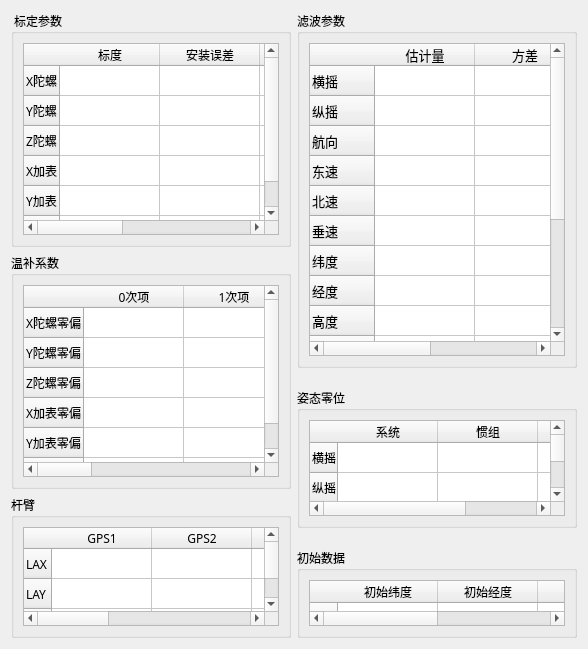
      <widget class="QWidget" name="tab_7">
       <attribute name="title">
        <string>参数配置</string>
       </attribute>
       <layout class="QGridLayout" name="gridLayout_48">
        <item row="0" column="0">
         <widget class="QGroupBox" name="groupBox_18">
          <property name="font">
           <font>
            <family>微软雅黑</family>
           </font>
          </property>
          <property name="title">
           <string> 标定参数</string>
          </property>
          <layout class="QGridLayout" name="gridLayout_44">
           <item row="0" column="0">
            <widget class="QTableWidget" name="tableWidget_2">
             <property name="maximumSize">
              <size>
               <width>16777215</width>
               <height>16777215</height>
              </size>
             </property>
             <property name="autoScrollMargin">
              <number>16</number>
             </property>
             <property name="iconSize">
              <size>
               <width>0</width>
               <height>0</height>
              </size>
             </property>
             <row>
              <property name="text">
               <string>X陀螺</string>
              </property>
             </row>
             <row>
              <property name="text">
               <string>Y陀螺</string>
              </property>
             </row>
             <row>
              <property name="text">
               <string>Z陀螺</string>
              </property>
             </row>
             <row>
              <property name="text">
               <string>X加表</string>
              </property>
             </row>
             <row>
              <property name="text">
               <string>Y加表</string>
              </property>
             </row>
             <row>
              <property name="text">
               <string>Z加表</string>
              </property>
             </row>
             <column>
              <property name="text">
               <string>标度</string>
              </property>
             </column>
             <column>
              <property name="text">
               <string>安装误差</string>
              </property>
             </column>
             <column>
              <property name="text">
               <string>安装误差</string>
              </property>
             </column>
             <column>
              <property name="text">
               <string>零偏</string>
              </property>
             </column>
             <column>
              <property name="text">
               <string>等效零偏</string>
              </property>
             </column>
             <item row="0" column="0">
              <property name="text">
               <string/>
              </property>
             </item>
             <item row="1" column="0">
              <property name="text">
               <string extracomment="2"/>
              </property>
             </item>
             <item row="1" column="1">
              <property name="text">
               <string/>
              </property>
             </item>
            </widget>
           </item>
          </layout>
         </widget>
        </item>
        <item row="0" column="1" rowspan="2">
         <widget class="QGroupBox" name="groupBox_19">
          <property name="font">
           <font>
            <family>微软雅黑</family>
           </font>
          </property>
          <property name="title">
           <string>滤波参数</string>
          </property>
          <layout class="QGridLayout" name="gridLayout_45">
           <item row="0" column="0">
            <widget class="QTableWidget" name="tableWidget_3">
             <property name="font">
              <font>
               <family>微软雅黑</family>
               <pointsize>10</pointsize>
              </font>
             </property>
             <row>
              <property name="text">
               <string>横摇</string>
              </property>
             </row>
             <row>
              <property name="text">
               <string>纵摇</string>
              </property>
             </row>
             <row>
              <property name="text">
               <string>航向</string>
              </property>
             </row>
             <row>
              <property name="text">
               <string>东速</string>
              </property>
             </row>
             <row>
              <property name="text">
               <string>北速</string>
              </property>
             </row>
             <row>
              <property name="text">
               <string>垂速</string>
              </property>
             </row>
             <row>
              <property name="text">
               <string>纬度</string>
              </property>
             </row>
             <row>
              <property name="text">
               <string>经度</string>
              </property>
             </row>
             <row>
              <property name="text">
               <string>高度</string>
              </property>
             </row>
             <row>
              <property name="text">
               <string>X陀螺零偏</string>
              </property>
             </row>
             <row>
              <property name="text">
               <string>Y陀螺零偏</string>
              </property>
             </row>
             <row>
              <property name="text">
               <string>Z陀螺零偏</string>
              </property>
             </row>
             <row>
              <property name="text">
               <string>X加表零偏</string>
              </property>
             </row>
             <row>
              <property name="text">
               <string>Y加表零偏</string>
              </property>
             </row>
             <row>
              <property name="text">
               <string>Z加表零偏</string>
              </property>
             </row>
             <column>
              <property name="text">
               <string>估计量</string>
              </property>
              <property name="font">
               <font>
                <family>微软雅黑</family>
               </font>
              </property>
             </column>
             <column>
              <property name="text">
               <string>方差</string>
              </property>
              <property name="font">
               <font>
                <family>微软雅黑</family>
               </font>
              </property>
             </column>
            </widget>
           </item>
          </layout>
         </widget>
        </item>
        <item row="1" column="0" rowspan="2">
         <widget class="QGroupBox" name="groupBox_17">
          <property name="font">
           <font>
            <family>微软雅黑</family>
           </font>
          </property>
          <property name="title">
           <string>温补系数</string>
          </property>
          <layout class="QGridLayout" name="gridLayout_43">
           <item row="0" column="0">
            <widget class="QTableWidget" name="tableWidget_6">
             <property name="maximumSize">
              <size>
               <width>16777215</width>
               <height>16777215</height>
              </size>
             </property>
             <row>
              <property name="text">
               <string>X陀螺零偏</string>
              </property>
             </row>
             <row>
              <property name="text">
               <string>Y陀螺零偏</string>
              </property>
             </row>
             <row>
              <property name="text">
               <string>Z陀螺零偏</string>
              </property>
             </row>
             <row>
              <property name="text">
               <string>X加表零偏</string>
              </property>
             </row>
             <row>
              <property name="text">
               <string>Y加表零偏</string>
              </property>
             </row>
             <row>
              <property name="text">
               <string>Z加表零偏</string>
              </property>
             </row>
             <column>
              <property name="text">
               <string>0次项</string>
              </property>
             </column>
             <column>
              <property name="text">
               <string>1次项</string>
              </property>
             </column>
             <column>
              <property name="text">
               <string>2次项</string>
              </property>
             </column>
             <column>
              <property name="text">
               <string>3次项</string>
              </property>
             </column>
            </widget>
           </item>
          </layout>
         </widget>
        </item>
        <item row="2" column="1" rowspan="2">
         <widget class="QGroupBox" name="groupBox_15">
          <property name="minimumSize">
           <size>
            <width>0</width>
            <height>140</height>
           </size>
          </property>
          <property name="maximumSize">
           <size>
            <width>16777215</width>
            <height>140</height>
           </size>
          </property>
          <property name="font">
           <font>
            <family>微软雅黑</family>
           </font>
          </property>
          <property name="title">
           <string>姿态零位</string>
          </property>
          <layout class="QGridLayout" name="gridLayout_18">
           <item row="0" column="0">
            <widget class="QTableWidget" name="tableWidget_7">
             <property name="maximumSize">
              <size>
               <width>16777215</width>
               <height>16777215</height>
              </size>
             </property>
             <row>
              <property name="text">
               <string>横摇</string>
              </property>
             </row>
             <row>
              <property name="text">
               <string>纵摇</string>
              </property>
             </row>
             <row>
              <property name="text">
               <string>航向</string>
              </property>
             </row>
             <column>
              <property name="text">
               <string>系统</string>
              </property>
             </column>
             <column>
              <property name="text">
               <string>惯组</string>
              </property>
             </column>
             <column>
              <property name="text">
               <string>输出</string>
              </property>
             </column>
            </widget>
           </item>
          </layout>
         </widget>
        </item>
        <item row="3" column="0" rowspan="2">
         <widget class="QGroupBox" name="groupBox_16">
          <property name="maximumSize">
           <size>
            <width>16777215</width>
            <height>143</height>
           </size>
          </property>
          <property name="font">
           <font>
            <family>微软雅黑</family>
           </font>
          </property>
          <property name="title">
           <string>杆臂</string>
          </property>
          <layout class="QGridLayout" name="gridLayout_39">
           <item row="0" column="0">
            <widget class="QTableWidget" name="tableWidget_4">
             <property name="maximumSize">
              <size>
               <width>16777215</width>
               <height>16777215</height>
              </size>
             </property>
             <row>
              <property name="text">
               <string>LAX</string>
              </property>
             </row>
             <row>
              <property name="text">
               <string>LAY</string>
              </property>
             </row>
             <row>
              <property name="text">
               <string>LAZ</string>
              </property>
             </row>
             <column>
              <property name="text">
               <string>GPS1</string>
              </property>
             </column>
             <column>
              <property name="text">
               <string>GPS2</string>
              </property>
             </column>
             <column>
              <property name="text">
               <string>DVL</string>
              </property>
             </column>
             <column>
              <property name="text">
               <string>LOG EM</string>
              </property>
             </column>
             <column>
              <property name="text">
               <string>MAIN INS</string>
              </property>
             </column>
             <column>
              <property name="text">
               <string>ACC</string>
              </property>
             </column>
            </widget>
           </item>
          </layout>
         </widget>
        </item>
        <item row="4" column="1">
         <widget class="QGroupBox" name="groupBox_20">
          <property name="maximumSize">
           <size>
            <width>16777215</width>
            <height>90</height>
           </size>
          </property>
          <property name="font">
           <font>
            <family>微软雅黑</family>
           </font>
          </property>
          <property name="title">
           <string>初始数据</string>
          </property>
          <layout class="QGridLayout" name="gridLayout_46">
           <item row="0" column="0">
            <widget class="QTableWidget" name="tableWidget_8">
             <property name="maximumSize">
              <size>
               <width>16777215</width>
               <height>16777215</height>
              </size>
             </property>
             <row>
              <property name="text">
               <string>数值</string>
              </property>
             </row>
             <column>
              <property name="text">
               <string>初始纬度</string>
              </property>
             </column>
             <column>
              <property name="text">
               <string>初始经度</string>
              </property>
             </column>
             <column>
              <property name="text">
               <string>初始航向</string>
              </property>
             </column>
             <column>
              <property name="text">
               <string>初始速度</string>
              </property>
             </column>
            </widget>
           </item>
          </layout>
         </widget>
        </item>
       </layout>
      </widget>
